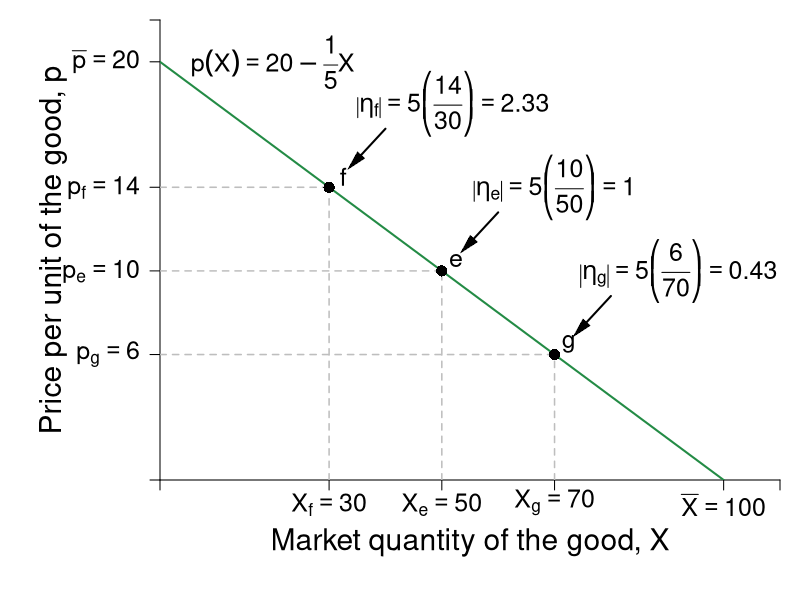

Write R code to recreate this figure.
require(shape)
pdf(file = "indmarketdemand/demand_price_elasticity.pdf", width = 9, height = 7)

#Set parameters for graphics
pointsize <- 1.8
axislabelsize <- 1.8
labelsize <- 1.5
namesize <- 1.8
annotatesize <- 1.5
graphlinewidth <- 2
segmentlinewidth <- 1.5

COL <- c("#7fc97f", "#beaed4", "#fdc086", "#ffff99", "#386cb0", "#f0027f", "#bf5b17", "#666666")
COLA <- c("#99d8c9","#66c2a4","#41ae76", "#238b45", "#005824")
COLB <- c("#4eb3d3", "#2b8cbe", "#0868ac","#084081")

par(mar =  c(6, 8, 1, 1))

mrsA <- function(x, rmax = 10, xmax = 20) {
  rmax - (rmax/xmax)*x
}


xlims <- c(0, 110)
ylims <- c(0, 22)

npts <- 501 
x <- seq(xlims[1], xlims[2], length.out = npts)
y <- seq(ylims[1], ylims[2], length.out = npts) 


plot(0, 0, xlim = xlims, ylim = ylims, type = "n",
     xlab = expression(paste("")),
     ylab = expression(paste("")), 
     xaxt = "n", 
     yaxt = "n", 
     cex.lab = axislabelsize, 
     bty = "n",
     xaxs = "i", 
     yaxs = "i")

ticksy <- c(0, 6, 10, 14, 20, ylims[2])
ylabels <- c(NA, expression(paste(p[g]) == 6), expression(paste(p[e] == 10)), expression(paste(p[f]) == 14), expression(paste(bar(p) == 20)), NA)
ticksx <- c(0, 30, 50, 70, 100, xlims[2])
xlabels <- c(NA, expression(paste(X[f] == 30)), expression(paste(X[e] == 50)), expression(paste(X[g] == 70)), expression(paste(bar(X) == 100)), NA)

axis(1, at = ticksx, pos = 0, labels = xlabels, cex.axis = labelsize)
axis(2, at = ticksy, pos = 0, labels = ylabels, las = 1, cex.axis = labelsize)

npts <- 500 
xx1 <- seq(xlims[1], xlims[2], length.out = npts)


lines(xx1, mrsA(xx1, rmax = 20, xmax = 100), col = COLA[4], lwd = graphlinewidth)

text(0.5*xlims[2], -3, expression(paste("Market quantity of the good, ", X)), xpd = TRUE, cex = axislabelsize) 
text(-19, 0.5*ylims[2], expression(paste("Price per unit of the good, ", p)), xpd = TRUE, cex = axislabelsize, srt = 90) 


segments(0, 10, 50, 10, lty = 2, col = "gray" , lwd = segmentlinewidth)
segments(50, 0, 50, 10, lty = 2, col = "gray" , lwd = segmentlinewidth)
points(50, 10, pch = 16, col = "black", cex = 1.5)
text(52.5, 10.5, expression(e), cex = labelsize)
text(70, 14, expression(paste(abs(eta[e]) == 5*bgroup("(",frac(10,50), ")"), phantom() == 1)), cex = labelsize)
Arrows(60, 12.8, 54.5, 11.2, col = "black", lty = 1, lwd = 2, arr.type = "triangle", arr.lwd = 0.5)

segments(0, 14, 30, 14, lty = 2, "gray" , lwd = segmentlinewidth)
segments(30, 0, 30, 14, lty = 2, col = "gray" , lwd = segmentlinewidth)
points(30, 14, pch = 16, col = "black", cex = 1.5)
text(32.5, 14.5, expression(f), cex = labelsize)
text(52, 18, expression(paste(abs(eta[f]) == 5*bgroup("(",frac(14,30), ")"), phantom() == 2.33)), cex = labelsize)
Arrows(40, 16.8, 34.5, 15.2, col = "black", lty = 1, lwd = 2, arr.type = "triangle", arr.lwd = 0.5)


segments(0, 6, 70, 6, lty = 2, col = "gray", lwd = segmentlinewidth)
segments(70, 0, 70, 6, lty = 2, col = "gray" , lwd = segmentlinewidth)
points(70, 6, pch = 16, col = "black", cex = 1.5)
text(72.5, 6.5, expression(g), cex = labelsize)
text(92, 10, expression(paste(abs(eta[g]) == 5*bgroup("(",frac(6,70), ")"), phantom() == 0.43)), cex = labelsize)
Arrows(80, 8.8, 74.5, 7.2, col = "black", lty = 1, lwd = 2, arr.type = "triangle", arr.lwd = 0.5)

#Label mrs function
text(20, 20, expression(paste(p(X) == 20 - frac(1,5)*X)), cex = labelsize)


dev.off()
